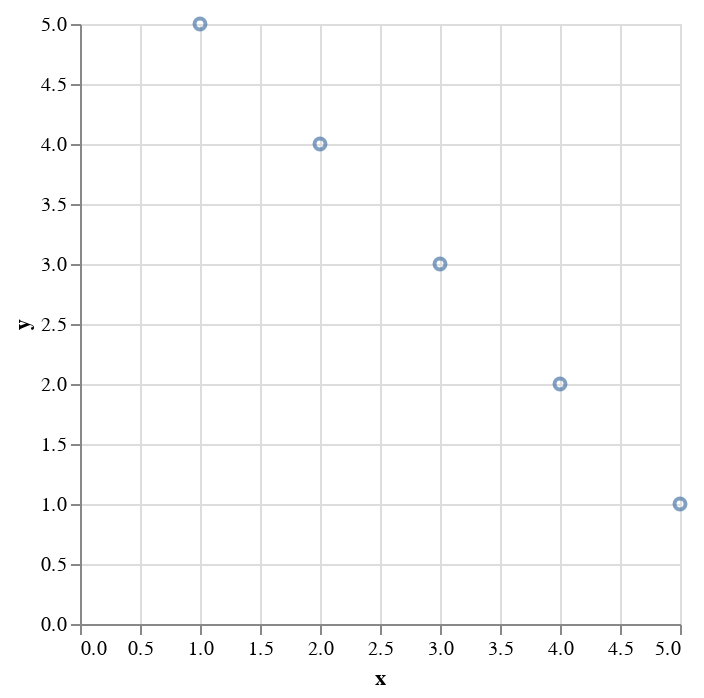

Source (notebook cell):
### Markdown cell above
## 4. Theory and Examples

4.1 Theory: Encoding Channels in Altair

In Altair, encoding channels are the bridge between data variables and visual properties of a chart. They define how data columns map to the properties of visual marks. For example, in a scatter plot, two encoding channels might map data variables to the x and y positions of points, while another encoding channel might map a data variable to the color or size of points.

### Code cell
# Import necessary libraries
import altair as alt
import pandas as pd

# Load or create a dataset
data = pd.DataFrame({
    'x': [1, 2, 3, 4, 5],
    'y': [5, 4, 3, 2, 1],
    'category': ['A', 'B', 'A', 'B', 'A']
})

# Example 1: Basic X and Y Encoding
basic_chart = alt.Chart(data).mark_point().encode(
    x='x',
    y='y'
)
basic_chart.display()

### Figure 1 — Vega-Lite specification as saved in the notebook (floating-point values rounded to 4 significant figures)
{"config": {"view": {"continuousWidth": 300, "continuousHeight": 300}}, "data": {"name": "data-9775ce51dc8cbeb613ef0a775a16d561"}, "mark": {"type": "point"}, "encoding": {"x": {"field": "x", "type": "quantitative"}, "y": {"field": "y", "type": "quantitative"}}, "$schema": "https://vega.github.io/schema/vega-lite/v5.15.1.json", "datasets": {"data-9775ce51dc8cbeb613ef0a775a16d561": [{"x": 1, "y": 5, "category": "A"}, {"x": 2, "y": 4, "category": "B"}, {"x": 3, "y": 3, "category": "A"}, {"x": 4, "y": 2, "category": "B"}, {"x": 5, "y": 1, "category": "A"}]}}
